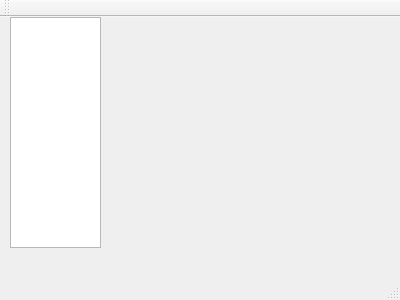
<?xml version="1.0" encoding="UTF-8"?>
<ui version="4.0">
 <class>main_window</class>
 <widget class="QMainWindow" name="main_window">
  <property name="geometry">
   <rect>
    <x>0</x>
    <y>0</y>
    <width>400</width>
    <height>300</height>
   </rect>
  </property>
  <property name="windowTitle">
   <string>main_window</string>
  </property>
  <widget class="QWidget" name="centralWidget">
   <widget class="QListView" name="m_process_view">
    <property name="geometry">
     <rect>
      <x>10</x>
      <y>0</y>
      <width>91</width>
      <height>231</height>
     </rect>
    </property>
   </widget>
  </widget>
  <widget class="QMenuBar" name="menuBar">
   <property name="geometry">
    <rect>
     <x>0</x>
     <y>0</y>
     <width>400</width>
     <height>23</height>
    </rect>
   </property>
  </widget>
  <widget class="QToolBar" name="mainToolBar">
   <attribute name="toolBarArea">
    <enum>TopToolBarArea</enum>
   </attribute>
   <attribute name="toolBarBreak">
    <bool>false</bool>
   </attribute>
  </widget>
  <widget class="QStatusBar" name="statusBar"/>
 </widget>
 <layoutdefault spacing="6" margin="11"/>
 <resources/>
 <connections/>
</ui>
